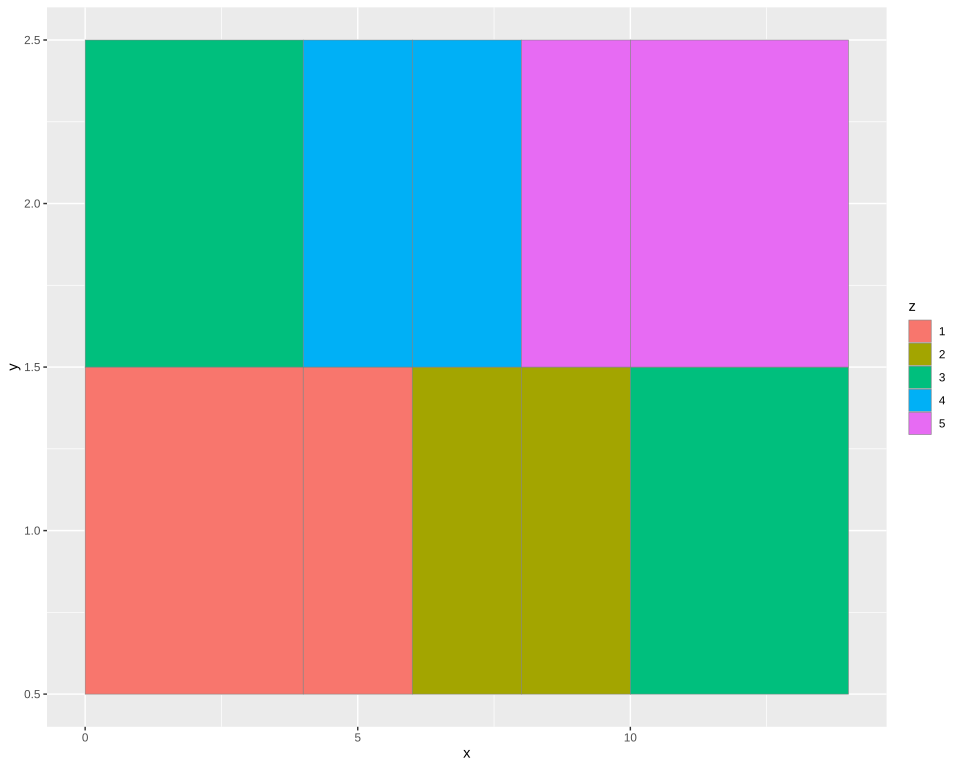

This chart was generated by the following R code:
# The plot test/golden/tile_width.svg draws, drawn by ggplot2 itself, as ggplot2's own visual tests draw
# their snapshots: the independent check on that golden whenever it changes. The suite never runs
# this; it needs R, ggplot2 and vdiffr, saved as the Docker image giggly-r:ggplot2-4.0.3. From the
# repository's root:
#
#   docker run --rm -v "$PWD/test/golden":/golden:ro giggly-r:ggplot2-4.0.3 \
#     Rscript /golden/tile_width.R > tile_width.ggplot2.svg
#
# and compare the two drawings element by element, as test/golden/point.R describes.
#
# geom_tile()'s second tile example: as test/golden/tile.R, but each tile as wide as its mapped
# width, so the tiles meet edge to edge from 0 to 14, which widens the x axis to them.
# First checked with ggplot2 4.0.3 and vdiffr 1.0.9: every rectangle, the tiles' and the keys',
# matches, the x axis drawn before the y as test/golden/point.R describes, and every clip path; the
# rest differs only as every golden does, by `fill: none` on lines and the font-family list.

library(ggplot2)

df <- data.frame(
  x = rep(c(2, 5, 7, 9, 12), 2),
  y = rep(c(1, 2), each = 5),
  z = factor(rep(1:5, each = 2)),
  w = rep(diff(c(0, 4, 6, 8, 10, 14)), 2)
)
plot <- ggplot(df, aes(x, y, width = w)) +
  geom_tile(aes(fill = z), colour = "grey50") +
  theme_gray()

file <- tempfile(fileext = ".svg")
vdiffr::write_svg(plot, file)
cat(readLines(file), sep = "\n")
